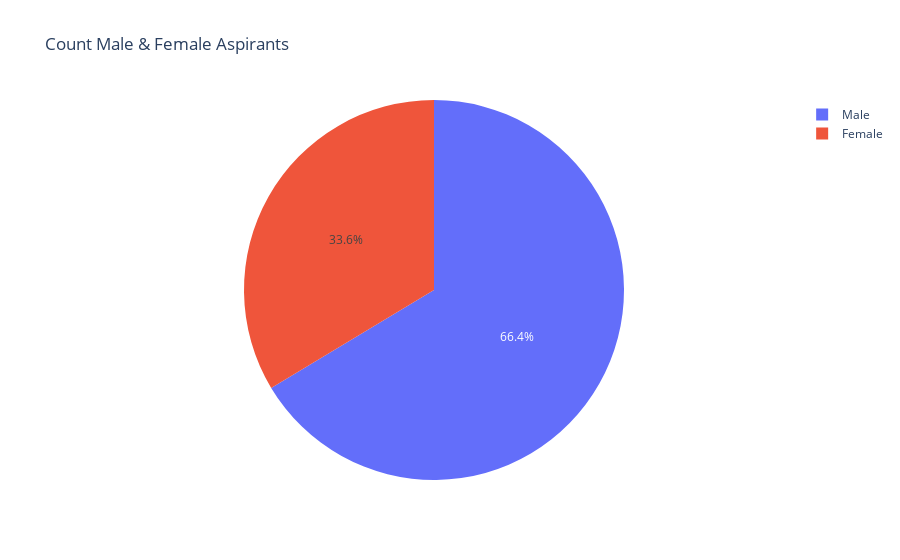

Notebook code cell kept with this figure:
### Code cell
labels=gender.index
values=gender.values

fig=px.pie(values=values,
          labels=labels, hover_name=labels, names=labels,
          title='Count Male & Female Aspirants')
fig.show()

### Figure 1 — Plotly figure (JSON) as saved in the notebook; plotly's stock layout.template omitted (floating-point values rounded to 4 significant figures)
{"data": [{"domain": {"x": [0, 1], "y": [0, 1]}, "hovertemplate": "<b>%{hovertext}</b><br><br>label=%{label}<br>value=%{value}<extra></extra>", "hovertext": ["Male", "Female"], "labels": ["Male", "Female"], "legendgroup": "", "name": "", "showlegend": true, "type": "pie", "values": [156, 79]}], "layout": {"legend": {"tracegroupgap": 0}, "title": {"text": "Count Male & Female Aspirants"}}}
